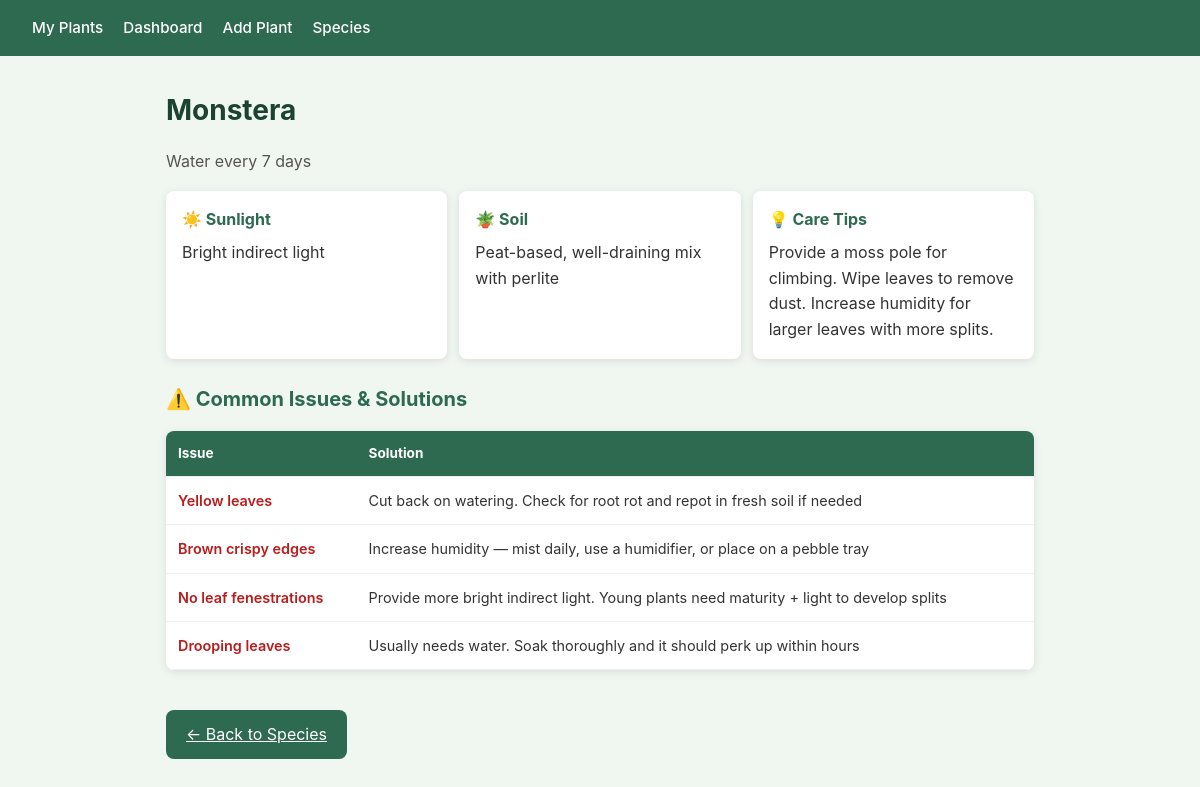
Screenshot of /species/3 with the database file from the repository.
### app/models.py (models this page shows)
class Species(db.Model):
    id = db.Column(db.Integer, primary_key=True)
    name = db.Column(db.String(100), unique=True, nullable=False)
    watering_interval_days = db.Column(db.Integer, nullable=False)
    sunlight = db.Column(db.String(100))
    soil_type = db.Column(db.String(200))
    common_issues = db.Column(db.Text)
    care_tips = db.Column(db.Text)
    plants = db.relationship("Plant", backref="species", lazy=True)
    issues = db.relationship("SpeciesIssue", backref="species", lazy=True)

class SpeciesIssue(db.Model):
    id = db.Column(db.Integer, primary_key=True)
    species_id = db.Column(db.Integer, db.ForeignKey("species.id"), nullable=False)
    issue = db.Column(db.String(200), nullable=False)
    solution = db.Column(db.Text, nullable=False)

### app/routes.py (the view)
@main.route("/species/<int:species_id>")
def species_detail(species_id):
    species = Species.query.get_or_404(species_id)
    return render_template("species_detail.html", species=species)

### app/templates/species_detail.html
{% extends "base.html" %}
{% block content %}
<h1>{{ species.name }}</h1>
<p class="subtitle">Water every {{ species.watering_interval_days }} days</p>
<div class="care-grid">
    {% if species.sunlight %}
    <div class="care-card">
        <h3>☀️ Sunlight</h3>
        <p>{{ species.sunlight }}</p>
    </div>
    {% endif %}
    {% if species.soil_type %}
    <div class="care-card">
        <h3>🪴 Soil</h3>
        <p>{{ species.soil_type }}</p>
    </div>
    {% endif %}
    {% if species.care_tips %}
    <div class="care-card">
        <h3>💡 Care Tips</h3>
        <p>{{ species.care_tips }}</p>
    </div>
    {% endif %}
</div>
{% if species.issues %}
<h2>⚠️ Common Issues &amp; Solutions</h2>
<table class="issues-table">
    <thead>
        <tr>
            <th>Issue</th>
            <th>Solution</th>
        </tr>
    </thead>
    <tbody>
        {% for item in species.issues %}
        <tr>
            <td class="issue-cell">{{ item.issue }}</td>
            <td>{{ item.solution }}</td>
        </tr>
        {% endfor %}
    </tbody>
</table>
{% endif %}
<a href="{{ url_for('main.manage_species') }}" class="btn">← Back to Species</a>
{% endblock %}

### app/static/style.css (style rules this page uses)
* { box-sizing: border-box; margin: 0; padding: 0; }
body { font-family: -apple-system, BlinkMacSystemFont, "Segoe UI", Roboto, sans-serif; background: #f0f7f0; color: #333; line-height: 1.6; -webkit-text-size-adjust: 100%; }
h1 { margin-bottom: 1rem; color: #1b4332; font-size: 1.5rem; }
h2 { margin: 1.5rem 0 1rem; color: #2d6a4f; font-size: 1.25rem; }
table { width: 100%; border-collapse: collapse; background: white; border-radius: 8px; overflow: hidden; box-shadow: 0 2px 8px rgba(0, 0, 0, 0.1); }
th, td { padding: 0.75rem 0.75rem; text-align: left; border-bottom: 1px solid #eee; }
th { background: #2d6a4f; color: white; font-size: 0.85rem; }
.subtitle { color: #555; margin-bottom: 1rem; font-size: 1rem; }
.care-grid { display: grid; grid-template-columns: 1fr; gap: 0.75rem; margin-bottom: 1.5rem; }
.care-card { background: white; border-radius: 8px; padding: 1rem; box-shadow: 0 2px 8px rgba(0, 0, 0, 0.1); }
.care-card h3 { margin-bottom: 0.5rem; color: #2d6a4f; font-size: 1rem; }
.issues-table { margin-top: 1rem; margin-bottom: 1.5rem; }
.issues-table td { vertical-align: top; font-size: 0.9rem; }
.issue-cell { font-weight: 600; color: #b91c1c; }
.btn { display: inline-block; margin-top: 1rem; padding: 0.75rem 1.25rem; background: #2d6a4f; color: white; border: none; border-radius: 8px; cursor: pointer; font-size: 1rem; -webkit-tap-highlight-color: transparent; touch-action: manipulation; }
@media (min-width: 768px) { h1 { font-size: 1.75rem; } }
@media (min-width: 768px) { .care-grid { grid-template-columns: repeat(auto-fit, minmax(280px, 1fr)); } }
@media (min-width: 768px) { .issue-cell { white-space: nowrap; } }

### rows the page displays
Species: name "Monstera", watering_interval_days "7", sunlight "Bright indirect light", soil_type "Peat-based, well-draining mix with perlite", care_tips "Provide a moss pole for climbing. Wipe leaves to remove dust. Increase humidity for larger leaves with more splits."
SpeciesIssue: issue "Yellow leaves", solution "Cut back on watering. Check for root rot and repot in fresh soil if needed"
SpeciesIssue: issue "Brown crispy edges", solution "Increase humidity — mist daily, use a humidifier, or place on a pebble tray"
SpeciesIssue: issue "No leaf fenestrations", solution "Provide more bright indirect light. Young plants need maturity + light to develop splits"
SpeciesIssue: issue "Drooping leaves", solution "Usually needs water. Soak thoroughly and it should perk up within hours"
